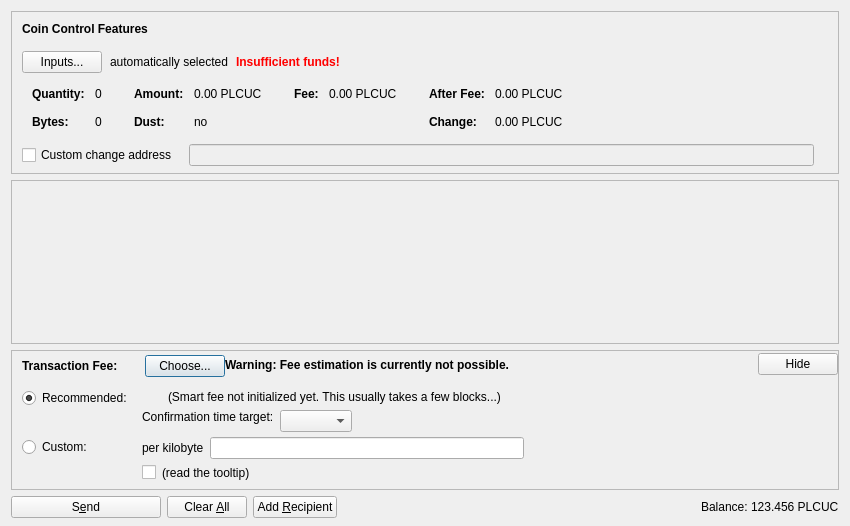
<?xml version="1.0" encoding="UTF-8"?>
<ui version="4.0">
 <class>SendCoinsDialog</class>
 <widget class="QDialog" name="SendCoinsDialog">
  <property name="geometry">
   <rect>
    <x>0</x>
    <y>0</y>
    <width>850</width>
    <height>526</height>
   </rect>
  </property>
  <property name="windowTitle">
   <string>Send Coins</string>
  </property>
  <layout class="QVBoxLayout" name="verticalLayout" stretch="0,1,0,0">
   <property name="bottomMargin">
    <number>8</number>
   </property>
   <item>
    <widget class="QFrame" name="frameCoinControl">
     <property name="sizePolicy">
      <sizepolicy hsizetype="Expanding" vsizetype="Expanding">
       <horstretch>0</horstretch>
       <verstretch>0</verstretch>
      </sizepolicy>
     </property>
     <property name="maximumSize">
      <size>
       <width>16777215</width>
       <height>16777215</height>
      </size>
     </property>
     <property name="frameShape">
      <enum>QFrame::StyledPanel</enum>
     </property>
     <property name="frameShadow">
      <enum>QFrame::Sunken</enum>
     </property>
     <layout class="QVBoxLayout" name="verticalLayoutCoinControl2">
      <property name="spacing">
       <number>0</number>
      </property>
      <property name="leftMargin">
       <number>0</number>
      </property>
      <property name="topMargin">
       <number>0</number>
      </property>
      <property name="rightMargin">
       <number>0</number>
      </property>
      <property name="bottomMargin">
       <number>6</number>
      </property>
      <item>
       <layout class="QVBoxLayout" name="verticalLayoutCoinControl" stretch="0,0,0,0,1">
        <property name="spacing">
         <number>0</number>
        </property>
        <property name="leftMargin">
         <number>10</number>
        </property>
        <property name="topMargin">
         <number>10</number>
        </property>
        <item>
         <layout class="QHBoxLayout" name="horizontalLayoutCoinControl1">
          <property name="bottomMargin">
           <number>15</number>
          </property>
          <item>
           <widget class="QLabel" name="labelCoinControlFeatures">
            <property name="sizePolicy">
             <sizepolicy hsizetype="Preferred" vsizetype="Maximum">
              <horstretch>0</horstretch>
              <verstretch>0</verstretch>
             </sizepolicy>
            </property>
            <property name="font">
             <font>
              <weight>75</weight>
              <bold>true</bold>
             </font>
            </property>
            <property name="styleSheet">
             <string notr="true">font-weight:bold;</string>
            </property>
            <property name="text">
             <string>Coin Control Features</string>
            </property>
           </widget>
          </item>
         </layout>
        </item>
        <item>
         <layout class="QHBoxLayout" name="horizontalLayoutCoinControl2" stretch="0,0,0,0">
          <property name="spacing">
           <number>8</number>
          </property>
          <property name="bottomMargin">
           <number>10</number>
          </property>
          <item>
           <widget class="QPushButton" name="pushButtonCoinControl">
            <property name="styleSheet">
             <string notr="true"/>
            </property>
            <property name="text">
             <string>Inputs...</string>
            </property>
            <property name="autoDefault">
             <bool>false</bool>
            </property>
           </widget>
          </item>
          <item>
           <widget class="QLabel" name="labelCoinControlAutomaticallySelected">
            <property name="text">
             <string>automatically selected</string>
            </property>
            <property name="margin">
             <number>5</number>
            </property>
           </widget>
          </item>
          <item>
           <widget class="QLabel" name="labelCoinControlInsuffFunds">
            <property name="font">
             <font>
              <weight>75</weight>
              <bold>true</bold>
             </font>
            </property>
            <property name="styleSheet">
             <string notr="true">color:red;font-weight:bold;</string>
            </property>
            <property name="text">
             <string>Insufficient funds!</string>
            </property>
            <property name="margin">
             <number>5</number>
            </property>
           </widget>
          </item>
          <item>
           <spacer name="horizontalSpacerCoinControl">
            <property name="orientation">
             <enum>Qt::Horizontal</enum>
            </property>
            <property name="sizeHint" stdset="0">
             <size>
              <width>40</width>
              <height>1</height>
             </size>
            </property>
           </spacer>
          </item>
         </layout>
        </item>
        <item>
         <widget class="QWidget" name="widgetCoinControl" native="true">
          <property name="sizePolicy">
           <sizepolicy hsizetype="Preferred" vsizetype="Preferred">
            <horstretch>0</horstretch>
            <verstretch>0</verstretch>
           </sizepolicy>
          </property>
          <property name="minimumSize">
           <size>
            <width>0</width>
            <height>0</height>
           </size>
          </property>
          <property name="styleSheet">
           <string notr="true"/>
          </property>
          <layout class="QHBoxLayout" name="horizontalLayoutCoinControl5">
           <property name="leftMargin">
            <number>0</number>
           </property>
           <property name="topMargin">
            <number>0</number>
           </property>
           <property name="rightMargin">
            <number>0</number>
           </property>
           <property name="bottomMargin">
            <number>0</number>
           </property>
           <item>
            <layout class="QHBoxLayout" name="horizontalLayoutCoinControl3" stretch="0,0,0,1">
             <property name="spacing">
              <number>20</number>
             </property>
             <property name="topMargin">
              <number>0</number>
             </property>
             <property name="bottomMargin">
              <number>10</number>
             </property>
             <item>
              <layout class="QFormLayout" name="formLayoutCoinControl1">
               <property name="horizontalSpacing">
                <number>10</number>
               </property>
               <property name="verticalSpacing">
                <number>14</number>
               </property>
               <property name="leftMargin">
                <number>10</number>
               </property>
               <property name="topMargin">
                <number>4</number>
               </property>
               <property name="rightMargin">
                <number>6</number>
               </property>
               <item row="0" column="0">
                <widget class="QLabel" name="labelCoinControlQuantityText">
                 <property name="font">
                  <font>
                   <weight>75</weight>
                   <bold>true</bold>
                  </font>
                 </property>
                 <property name="text">
                  <string>Quantity:</string>
                 </property>
                 <property name="margin">
                  <number>0</number>
                 </property>
                </widget>
               </item>
               <item row="0" column="1">
                <widget class="QLabel" name="labelCoinControlQuantity">
                 <property name="cursor">
                  <cursorShape>IBeamCursor</cursorShape>
                 </property>
                 <property name="contextMenuPolicy">
                  <enum>Qt::ActionsContextMenu</enum>
                 </property>
                 <property name="text">
                  <string notr="true">0</string>
                 </property>
                 <property name="margin">
                  <number>0</number>
                 </property>
                 <property name="textInteractionFlags">
                  <set>Qt::LinksAccessibleByMouse|Qt::TextSelectableByKeyboard|Qt::TextSelectableByMouse</set>
                 </property>
                </widget>
               </item>
               <item row="1" column="0">
                <widget class="QLabel" name="labelCoinControlBytesText">
                 <property name="font">
                  <font>
                   <weight>75</weight>
                   <bold>true</bold>
                  </font>
                 </property>
                 <property name="text">
                  <string>Bytes:</string>
                 </property>
                </widget>
               </item>
               <item row="1" column="1">
                <widget class="QLabel" name="labelCoinControlBytes">
                 <property name="cursor">
                  <cursorShape>IBeamCursor</cursorShape>
                 </property>
                 <property name="contextMenuPolicy">
                  <enum>Qt::ActionsContextMenu</enum>
                 </property>
                 <property name="text">
                  <string notr="true">0</string>
                 </property>
                 <property name="textInteractionFlags">
                  <set>Qt::LinksAccessibleByMouse|Qt::TextSelectableByKeyboard|Qt::TextSelectableByMouse</set>
                 </property>
                </widget>
               </item>
              </layout>
             </item>
             <item>
              <layout class="QFormLayout" name="formLayoutCoinControl2">
               <property name="horizontalSpacing">
                <number>10</number>
               </property>
               <property name="verticalSpacing">
                <number>14</number>
               </property>
               <property name="leftMargin">
                <number>6</number>
               </property>
               <property name="topMargin">
                <number>4</number>
               </property>
               <property name="rightMargin">
                <number>6</number>
               </property>
               <item row="0" column="0">
                <widget class="QLabel" name="labelCoinControlAmountText">
                 <property name="font">
                  <font>
                   <weight>75</weight>
                   <bold>true</bold>
                  </font>
                 </property>
                 <property name="text">
                  <string>Amount:</string>
                 </property>
                 <property name="margin">
                  <number>0</number>
                 </property>
                </widget>
               </item>
               <item row="0" column="1">
                <widget class="QLabel" name="labelCoinControlAmount">
                 <property name="cursor">
                  <cursorShape>IBeamCursor</cursorShape>
                 </property>
                 <property name="contextMenuPolicy">
                  <enum>Qt::ActionsContextMenu</enum>
                 </property>
                 <property name="text">
                  <string notr="true">0.00 PLCUC</string>
                 </property>
                 <property name="textInteractionFlags">
                  <set>Qt::LinksAccessibleByMouse|Qt::TextSelectableByKeyboard|Qt::TextSelectableByMouse</set>
                 </property>
                </widget>
               </item>
               <item row="1" column="0">
                <widget class="QLabel" name="labelCoinControlLowOutputText">
                 <property name="font">
                  <font>
                   <weight>75</weight>
                   <bold>true</bold>
                  </font>
                 </property>
                 <property name="text">
                  <string>Dust:</string>
                 </property>
                </widget>
               </item>
               <item row="1" column="1">
                <widget class="QLabel" name="labelCoinControlLowOutput">
                 <property name="cursor">
                  <cursorShape>IBeamCursor</cursorShape>
                 </property>
                 <property name="contextMenuPolicy">
                  <enum>Qt::ActionsContextMenu</enum>
                 </property>
                 <property name="text">
                  <string notr="true">no</string>
                 </property>
                 <property name="textInteractionFlags">
                  <set>Qt::LinksAccessibleByMouse|Qt::TextSelectableByKeyboard|Qt::TextSelectableByMouse</set>
                 </property>
                </widget>
               </item>
              </layout>
             </item>
             <item>
              <layout class="QFormLayout" name="formLayoutCoinControl3">
               <property name="horizontalSpacing">
                <number>10</number>
               </property>
               <property name="verticalSpacing">
                <number>14</number>
               </property>
               <property name="leftMargin">
                <number>6</number>
               </property>
               <property name="topMargin">
                <number>4</number>
               </property>
               <property name="rightMargin">
                <number>6</number>
               </property>
               <item row="0" column="0">
                <widget class="QLabel" name="labelCoinControlFeeText">
                 <property name="font">
                  <font>
                   <weight>75</weight>
                   <bold>true</bold>
                  </font>
                 </property>
                 <property name="text">
                  <string>Fee:</string>
                 </property>
                 <property name="margin">
                  <number>0</number>
                 </property>
                </widget>
               </item>
               <item row="0" column="1">
                <widget class="QLabel" name="labelCoinControlFee">
                 <property name="cursor">
                  <cursorShape>IBeamCursor</cursorShape>
                 </property>
                 <property name="contextMenuPolicy">
                  <enum>Qt::ActionsContextMenu</enum>
                 </property>
                 <property name="text">
                  <string notr="true">0.00 PLCUC</string>
                 </property>
                 <property name="textInteractionFlags">
                  <set>Qt::LinksAccessibleByMouse|Qt::TextSelectableByKeyboard|Qt::TextSelectableByMouse</set>
                 </property>
                </widget>
               </item>
              </layout>
             </item>
             <item>
              <layout class="QFormLayout" name="formLayoutCoinControl4">
               <property name="horizontalSpacing">
                <number>10</number>
               </property>
               <property name="verticalSpacing">
                <number>14</number>
               </property>
               <property name="leftMargin">
                <number>6</number>
               </property>
               <property name="topMargin">
                <number>4</number>
               </property>
               <property name="rightMargin">
                <number>6</number>
               </property>
               <item row="0" column="0">
                <widget class="QLabel" name="labelCoinControlAfterFeeText">
                 <property name="font">
                  <font>
                   <weight>75</weight>
                   <bold>true</bold>
                  </font>
                 </property>
                 <property name="text">
                  <string>After Fee:</string>
                 </property>
                 <property name="margin">
                  <number>0</number>
                 </property>
                </widget>
               </item>
               <item row="0" column="1">
                <widget class="QLabel" name="labelCoinControlAfterFee">
                 <property name="cursor">
                  <cursorShape>IBeamCursor</cursorShape>
                 </property>
                 <property name="contextMenuPolicy">
                  <enum>Qt::ActionsContextMenu</enum>
                 </property>
                 <property name="text">
                  <string notr="true">0.00 PLCUC</string>
                 </property>
                 <property name="textInteractionFlags">
                  <set>Qt::LinksAccessibleByMouse|Qt::TextSelectableByKeyboard|Qt::TextSelectableByMouse</set>
                 </property>
                </widget>
               </item>
               <item row="1" column="0">
                <widget class="QLabel" name="labelCoinControlChangeText">
                 <property name="font">
                  <font>
                   <weight>75</weight>
                   <bold>true</bold>
                  </font>
                 </property>
                 <property name="text">
                  <string>Change:</string>
                 </property>
                </widget>
               </item>
               <item row="1" column="1">
                <widget class="QLabel" name="labelCoinControlChange">
                 <property name="cursor">
                  <cursorShape>IBeamCursor</cursorShape>
                 </property>
                 <property name="contextMenuPolicy">
                  <enum>Qt::ActionsContextMenu</enum>
                 </property>
                 <property name="text">
                  <string notr="true">0.00 PLCUC</string>
                 </property>
                 <property name="textInteractionFlags">
                  <set>Qt::LinksAccessibleByMouse|Qt::TextSelectableByKeyboard|Qt::TextSelectableByMouse</set>
                 </property>
                </widget>
               </item>
              </layout>
             </item>
            </layout>
           </item>
          </layout>
         </widget>
        </item>
        <item>
         <layout class="QHBoxLayout" name="horizontalLayoutCoinControl4" stretch="0,0,0">
          <property name="spacing">
           <number>12</number>
          </property>
          <property name="sizeConstraint">
           <enum>QLayout::SetDefaultConstraint</enum>
          </property>
          <property name="topMargin">
           <number>5</number>
          </property>
          <property name="rightMargin">
           <number>5</number>
          </property>
          <item>
           <widget class="QCheckBox" name="checkBoxCoinControlChange">
            <property name="toolTip">
             <string>If this is activated, but the change address is empty or invalid, change will be sent to a newly generated address.</string>
            </property>
            <property name="text">
             <string>Custom change address</string>
            </property>
           </widget>
          </item>
          <item>
           <widget class="QValidatedLineEdit" name="lineEditCoinControlChange">
            <property name="enabled">
             <bool>false</bool>
            </property>
            <property name="sizePolicy">
             <sizepolicy hsizetype="Expanding" vsizetype="Fixed">
              <horstretch>0</horstretch>
              <verstretch>0</verstretch>
             </sizepolicy>
            </property>
           </widget>
          </item>
          <item>
           <widget class="QLabel" name="labelCoinControlChangeLabel">
            <property name="sizePolicy">
             <sizepolicy hsizetype="Preferred" vsizetype="Expanding">
              <horstretch>0</horstretch>
              <verstretch>0</verstretch>
             </sizepolicy>
            </property>
            <property name="minimumSize">
             <size>
              <width>0</width>
              <height>0</height>
             </size>
            </property>
            <property name="text">
             <string/>
            </property>
            <property name="margin">
             <number>3</number>
            </property>
           </widget>
          </item>
         </layout>
        </item>
        <item>
         <spacer name="verticalSpacerCoinControl">
          <property name="orientation">
           <enum>Qt::Vertical</enum>
          </property>
          <property name="sizeHint" stdset="0">
           <size>
            <width>800</width>
            <height>1</height>
           </size>
          </property>
         </spacer>
        </item>
       </layout>
      </item>
     </layout>
    </widget>
   </item>
   <item>
    <widget class="QScrollArea" name="scrollArea">
     <property name="widgetResizable">
      <bool>true</bool>
     </property>
     <widget class="QWidget" name="scrollAreaWidgetContents">
      <property name="geometry">
       <rect>
        <x>0</x>
        <y>0</y>
        <width>830</width>
        <height>104</height>
       </rect>
      </property>
      <layout class="QVBoxLayout" name="verticalLayout_2" stretch="0,1">
       <property name="leftMargin">
        <number>0</number>
       </property>
       <property name="topMargin">
        <number>0</number>
       </property>
       <property name="rightMargin">
        <number>0</number>
       </property>
       <property name="bottomMargin">
        <number>0</number>
       </property>
       <item>
        <layout class="QVBoxLayout" name="entries">
         <property name="spacing">
          <number>6</number>
         </property>
        </layout>
       </item>
       <item>
        <spacer name="verticalSpacer">
         <property name="orientation">
          <enum>Qt::Vertical</enum>
         </property>
         <property name="sizeHint" stdset="0">
          <size>
           <width>20</width>
           <height>40</height>
          </size>
         </property>
        </spacer>
       </item>
      </layout>
     </widget>
    </widget>
   </item>
   <item>
    <widget class="QFrame" name="frameFee">
     <property name="sizePolicy">
      <sizepolicy hsizetype="Expanding" vsizetype="Expanding">
       <horstretch>0</horstretch>
       <verstretch>0</verstretch>
      </sizepolicy>
     </property>
     <property name="maximumSize">
      <size>
       <width>16777215</width>
       <height>16777215</height>
      </size>
     </property>
     <property name="frameShape">
      <enum>QFrame::StyledPanel</enum>
     </property>
     <property name="frameShadow">
      <enum>QFrame::Sunken</enum>
     </property>
     <layout class="QVBoxLayout" name="verticalLayoutFee1">
      <property name="spacing">
       <number>0</number>
      </property>
      <property name="leftMargin">
       <number>0</number>
      </property>
      <property name="topMargin">
       <number>0</number>
      </property>
      <property name="rightMargin">
       <number>0</number>
      </property>
      <property name="bottomMargin">
       <number>0</number>
      </property>
      <item>
       <layout class="QVBoxLayout" name="verticalLayoutFee2" stretch="0,0,0">
        <property name="spacing">
         <number>0</number>
        </property>
        <property name="leftMargin">
         <number>10</number>
        </property>
        <property name="topMargin">
         <number>0</number>
        </property>
        <item>
         <layout class="QHBoxLayout" name="horizontalLayoutFee1">
          <property name="bottomMargin">
           <number>0</number>
          </property>
          <item>
           <layout class="QVBoxLayout" name="verticalLayoutFee7">
            <property name="spacing">
             <number>0</number>
            </property>
            <item>
             <spacer name="verticalSpacerSmartFee">
              <property name="orientation">
               <enum>Qt::Vertical</enum>
              </property>
              <property name="sizeType">
               <enum>QSizePolicy::Fixed</enum>
              </property>
              <property name="sizeHint" stdset="0">
               <size>
                <width>1</width>
                <height>4</height>
               </size>
              </property>
             </spacer>
            </item>
            <item>
             <layout class="QHBoxLayout" name="horizontalLayoutSmartFee">
              <property name="spacing">
               <number>10</number>
              </property>
              <item>
               <widget class="QLabel" name="labelFeeHeadline">
                <property name="sizePolicy">
                 <sizepolicy hsizetype="Preferred" vsizetype="Maximum">
                  <horstretch>0</horstretch>
                  <verstretch>0</verstretch>
                 </sizepolicy>
                </property>
                <property name="font">
                 <font>
                  <weight>75</weight>
                  <bold>true</bold>
                 </font>
                </property>
                <property name="styleSheet">
                 <string notr="true">font-weight:bold;</string>
                </property>
                <property name="text">
                 <string>Transaction Fee:</string>
                </property>
               </widget>
              </item>
              <item>
               <widget class="QLabel" name="labelFeeMinimized">
                <property name="text">
                 <string/>
                </property>
               </widget>
              </item>
              <item>
               <widget class="QPushButton" name="buttonChooseFee">
                <property name="text">
                 <string>Choose...</string>
                </property>
               </widget>
              </item>
             </layout>
            </item>
            <item>
             <spacer name="verticalSpacer_5">
              <property name="orientation">
               <enum>Qt::Vertical</enum>
              </property>
              <property name="sizeHint" stdset="0">
               <size>
                <width>1</width>
                <height>1</height>
               </size>
              </property>
             </spacer>
            </item>
           </layout>
          </item>
          <item>
           <widget class="QLabel" name="fallbackFeeWarningLabel">
            <property name="toolTip">
             <string>Using the fallbackfee can result in sending a transaction that will take several hours or days (or never) to confirm. Consider choosing your fee manually or wait until you have validated the complete chain.</string>
            </property>
            <property name="font">
            <font>
                <weight>75</weight>
                <bold>true</bold>
            </font>
            </property>
            <property name="text">
             <string>Warning: Fee estimation is currently not possible.</string>
            </property>
            <property name="wordWrap">
             <bool>false</bool>
            </property>
           </widget>
          </item>
          <item>
           <spacer name="horizontalSpacer_4">
            <property name="orientation">
             <enum>Qt::Horizontal</enum>
            </property>
            <property name="sizeType">
             <enum>QSizePolicy::MinimumExpanding</enum>
            </property>
            <property name="sizeHint" stdset="0">
             <size>
              <width>40</width>
              <height>20</height>
             </size>
            </property>
           </spacer>
          </item>
          <item>
           <widget class="QPushButton" name="buttonMinimizeFee">
            <property name="toolTip">
             <string>collapse fee-settings</string>
            </property>
            <property name="text">
             <string>Hide</string>
            </property>
           </widget>
          </item>
         </layout>
        </item>
        <item>
         <widget class="QFrame" name="frameFeeSelection">
          <layout class="QVBoxLayout" name="verticalLayoutFee12">
           <property name="spacing">
            <number>0</number>
           </property>
           <property name="leftMargin">
            <number>0</number>
           </property>
           <property name="topMargin">
            <number>0</number>
           </property>
           <property name="rightMargin">
            <number>0</number>
           </property>
           <property name="bottomMargin">
            <number>0</number>
           </property>
           <item>
            <layout class="QGridLayout" name="gridLayoutFee">
             <property name="topMargin">
              <number>10</number>
             </property>
             <property name="bottomMargin">
              <number>4</number>
             </property>
             <property name="horizontalSpacing">
              <number>10</number>
             </property>
             <property name="verticalSpacing">
              <number>4</number>
             </property>
             <item row="1" column="1">
              <layout class="QVBoxLayout" name="verticalLayoutFee8">
               <property name="spacing">
                <number>6</number>
               </property>
               <item>
                <layout class="QHBoxLayout" name="horizontalLayoutFee13">
                 <item>
                  <widget class="QLabel" name="labelCustomPerKilobyte">
                   <property name="toolTip">
                    <string>If the custom fee is set to 1000 satoshis and the transaction is only 250 bytes, then &quot;per kilobyte&quot; only pays 250 satoshis in fee, while &quot;total at least&quot; pays 1000 satoshis. For transactions bigger than a kilobyte both pay by kilobyte.</string>
                   </property>
                   <property name="text">
                    <string>per kilobyte</string>
                   </property>
                  </widget>
                 </item>
                 <item>
                  <widget class="BitcoinAmountField" name="customFee"/>
                 </item>
                 <item>
                  <spacer name="horizontalSpacer_6">
                   <property name="orientation">
                    <enum>Qt::Horizontal</enum>
                   </property>
                   <property name="sizeHint" stdset="0">
                    <size>
                     <width>1</width>
                     <height>1</height>
                    </size>
                   </property>
                  </spacer>
                 </item>
                </layout>
               </item>
               <item>
                <layout class="QHBoxLayout" name="horizontalLayoutFee8">
                 <item>
                  <widget class="QCheckBox" name="checkBoxMinimumFee">
                   <property name="toolTip">
                    <string>Paying only the minimum fee is just fine as long as there is less transaction volume than space in the blocks. But be aware that this can end up in a never confirming transaction once there is more demand for plcultimac transactions than the network can process.</string>
                   </property>
                   <property name="text">
                    <string/>
                   </property>
                  </widget>
                 </item>
                 <item>
                  <widget class="QLabel" name="labelMinFeeWarning">
                   <property name="enabled">
                    <bool>true</bool>
                   </property>
                   <property name="toolTip">
                    <string>Paying only the minimum fee is just fine as long as there is less transaction volume than space in the blocks. But be aware that this can end up in a never confirming transaction once there is more demand for plcultimac transactions than the network can process.</string>
                   </property>
                   <property name="text">
                    <string>(read the tooltip)</string>
                   </property>
                   <property name="margin">
                    <number>5</number>
                   </property>
                  </widget>
                 </item>
                 <item>
                  <spacer name="horizontalSpacer_2">
                   <property name="orientation">
                    <enum>Qt::Horizontal</enum>
                   </property>
                   <property name="sizeHint" stdset="0">
                    <size>
                     <width>1</width>
                     <height>1</height>
                    </size>
                   </property>
                  </spacer>
                 </item>
                </layout>
               </item>
              </layout>
             </item>
             <item row="0" column="0">
              <layout class="QVBoxLayout" name="verticalLayoutFee4" stretch="0,1">
               <item>
                <widget class="QRadioButton" name="radioSmartFee">
                 <property name="text">
                  <string>Recommended:</string>
                 </property>
                 <property name="checked">
                  <bool>true</bool>
                 </property>
                 <attribute name="buttonGroup">
                  <string notr="true">groupFee</string>
                 </attribute>
                </widget>
               </item>
               <item>
                <spacer name="verticalSpacer_2">
                 <property name="orientation">
                  <enum>Qt::Vertical</enum>
                 </property>
                 <property name="sizeHint" stdset="0">
                  <size>
                   <width>1</width>
                   <height>1</height>
                  </size>
                 </property>
                </spacer>
               </item>
              </layout>
             </item>
             <item row="1" column="0">
              <layout class="QVBoxLayout" name="verticalLayoutFee9" stretch="0,1">
               <item>
                <widget class="QRadioButton" name="radioCustomFee">
                 <property name="text">
                  <string>Custom:</string>
                 </property>
                 <attribute name="buttonGroup">
                  <string notr="true">groupFee</string>
                 </attribute>
                </widget>
               </item>
               <item>
                <spacer name="verticalSpacer_6">
                 <property name="orientation">
                  <enum>Qt::Vertical</enum>
                 </property>
                 <property name="sizeHint" stdset="0">
                  <size>
                   <width>1</width>
                   <height>1</height>
                  </size>
                 </property>
                </spacer>
               </item>
              </layout>
             </item>
             <item row="0" column="1">
              <layout class="QVBoxLayout" name="verticalLayoutFee3" stretch="0,0,1">
               <property name="spacing">
                <number>6</number>
               </property>
               <property name="topMargin">
                <number>2</number>
               </property>
               <item>
                <layout class="QHBoxLayout" name="horizontalLayoutFee12">
                 <item>
                  <widget class="QLabel" name="labelSmartFee">
                   <property name="text">
                    <string/>
                   </property>
                   <property name="margin">
                    <number>2</number>
                   </property>
                  </widget>
                 </item>
                 <item>
                  <widget class="QLabel" name="labelFeeEstimation">
                   <property name="text">
                    <string/>
                   </property>
                  </widget>
                 </item>
                 <item>
                  <widget class="QLabel" name="labelSmartFee2">
                   <property name="text">
                    <string>(Smart fee not initialized yet. This usually takes a few blocks...)</string>
                   </property>
                   <property name="margin">
                    <number>2</number>
                   </property>
                  </widget>
                 </item>
                 <item>
                  <spacer name="horizontalSpacer_5">
                   <property name="orientation">
                    <enum>Qt::Horizontal</enum>
                   </property>
                   <property name="sizeHint" stdset="0">
                    <size>
                     <width>1</width>
                     <height>1</height>
                    </size>
                   </property>
                  </spacer>
                 </item>
                </layout>
               </item>
               <item>
                <layout class="QHBoxLayout" name="horizontalLayoutFee9">
                 <item>
                  <layout class="QVBoxLayout" name="verticalLayoutFee6">
                   <item>
                    <widget class="QLabel" name="labelSmartFee3">
                     <property name="text">
                      <string>Confirmation time target:</string>
                     </property>
                     <property name="margin">
                      <number>2</number>
                     </property>
                    </widget>
                   </item>
                   <item>
                    <spacer name="verticalSpacer_3">
                     <property name="orientation">
                      <enum>Qt::Vertical</enum>
                     </property>
                     <property name="sizeHint" stdset="0">
                      <size>
                       <width>1</width>
                       <height>1</height>
                      </size>
                     </property>
                    </spacer>
                   </item>
                  </layout>
                 </item>
                 <item>
                  <layout class="QVBoxLayout" name="verticalLayoutFee5">
                   <property name="rightMargin">
                    <number>30</number>
                   </property>
                   <item>
                    <layout class="QHBoxLayout" name="horizontalLayoutConfTarget">
                     <property name="bottomMargin">
                      <number>0</number>
                     </property>
                     <item>
                      <widget class="QComboBox" name="confTargetSelector"/>
                     </item>
                     <item>
                      <spacer name="horizontalSpacerConfTarget">
                       <property name="orientation">
                        <enum>Qt::Horizontal</enum>
                       </property>
                       <property name="sizeHint" stdset="0">
                        <size>
                         <width>40</width>
                         <height>20</height>
                        </size>
                       </property>
                      </spacer>
                     </item>
                    </layout>
                   </item>
                  </layout>
                 </item>
                </layout>
               </item>
               <item>
                <spacer name="verticalSpacer_4">
                 <property name="orientation">
                  <enum>Qt::Vertical</enum>
                 </property>
                 <property name="sizeHint" stdset="0">
                  <size>
                   <width>1</width>
                   <height>1</height>
                  </size>
                 </property>
                </spacer>
               </item>
              </layout>
             </item>
            </layout>
           </item>
          </layout>
         </widget>
        </item>
        <item>
         <spacer name="verticalSpacerFee">
          <property name="orientation">
           <enum>Qt::Vertical</enum>
          </property>
          <property name="sizeHint" stdset="0">
           <size>
            <width>40</width>
            <height>5</height>
           </size>
          </property>
         </spacer>
        </item>
       </layout>
      </item>
     </layout>
    </widget>
   </item>
   <item>
    <layout class="QHBoxLayout" name="horizontalLayout">
     <item>
      <widget class="QPushButton" name="sendButton">
       <property name="minimumSize">
        <size>
         <width>150</width>
         <height>0</height>
        </size>
       </property>
       <property name="toolTip">
        <string>Confirm the send action</string>
       </property>
       <property name="text">
        <string>S&amp;end</string>
       </property>
       <property name="icon">
        <iconset resource="../bitcoin.qrc">
         <normaloff>:/icons/send</normaloff>:/icons/send</iconset>
       </property>
       <property name="autoDefault">
        <bool>false</bool>
       </property>
       <property name="default">
        <bool>false</bool>
       </property>
      </widget>
     </item>
     <item>
      <widget class="QPushButton" name="clearButton">
       <property name="sizePolicy">
        <sizepolicy hsizetype="Minimum" vsizetype="Fixed">
         <horstretch>0</horstretch>
         <verstretch>0</verstretch>
        </sizepolicy>
       </property>
       <property name="toolTip">
        <string>Clear all fields of the form.</string>
       </property>
       <property name="text">
        <string>Clear &amp;All</string>
       </property>
       <property name="icon">
        <iconset resource="../bitcoin.qrc">
         <normaloff>:/icons/remove</normaloff>:/icons/remove</iconset>
       </property>
       <property name="autoDefault">
        <bool>false</bool>
       </property>
      </widget>
     </item>
     <item>
      <widget class="QPushButton" name="addButton">
       <property name="toolTip">
        <string>Send to multiple recipients at once</string>
       </property>
       <property name="text">
        <string>Add &amp;Recipient</string>
       </property>
       <property name="icon">
        <iconset resource="../bitcoin.qrc">
         <normaloff>:/icons/add</normaloff>:/icons/add</iconset>
       </property>
       <property name="autoDefault">
        <bool>false</bool>
       </property>
      </widget>
     </item>
     <item>
      <spacer name="horizontalSpacer">
       <property name="orientation">
        <enum>Qt::Horizontal</enum>
       </property>
       <property name="sizeHint" stdset="0">
        <size>
         <width>40</width>
         <height>20</height>
        </size>
       </property>
      </spacer>
     </item>
     <item>
      <layout class="QHBoxLayout" name="horizontalLayout_2">
       <property name="spacing">
        <number>3</number>
       </property>
       <item>
        <widget class="QLabel" name="label">
         <property name="sizePolicy">
          <sizepolicy hsizetype="Preferred" vsizetype="Fixed">
           <horstretch>0</horstretch>
           <verstretch>0</verstretch>
          </sizepolicy>
         </property>
         <property name="text">
          <string>Balance:</string>
         </property>
        </widget>
       </item>
       <item>
        <widget class="QLabel" name="labelBalance">
         <property name="sizePolicy">
          <sizepolicy hsizetype="Preferred" vsizetype="Fixed">
           <horstretch>0</horstretch>
           <verstretch>0</verstretch>
          </sizepolicy>
         </property>
         <property name="cursor">
          <cursorShape>IBeamCursor</cursorShape>
         </property>
         <property name="text">
          <string notr="true">123.456 PLCUC</string>
         </property>
         <property name="textInteractionFlags">
          <set>Qt::LinksAccessibleByMouse|Qt::TextSelectableByKeyboard|Qt::TextSelectableByMouse</set>
         </property>
        </widget>
       </item>
      </layout>
     </item>
    </layout>
   </item>
  </layout>
 </widget>
 <customwidgets>
  <customwidget>
   <class>QValidatedLineEdit</class>
   <extends>QLineEdit</extends>
   <header>qvalidatedlineedit.h</header>
  </customwidget>
  <customwidget>
   <class>BitcoinAmountField</class>
   <extends>QLineEdit</extends>
   <header>bitcoinamountfield.h</header>
   <container>1</container>
  </customwidget>
 </customwidgets>
 <resources>
  <include location="../bitcoin.qrc"/>
 </resources>
 <connections/>
 <buttongroups>
  <buttongroup name="groupFee"/>
 </buttongroups>
</ui>
